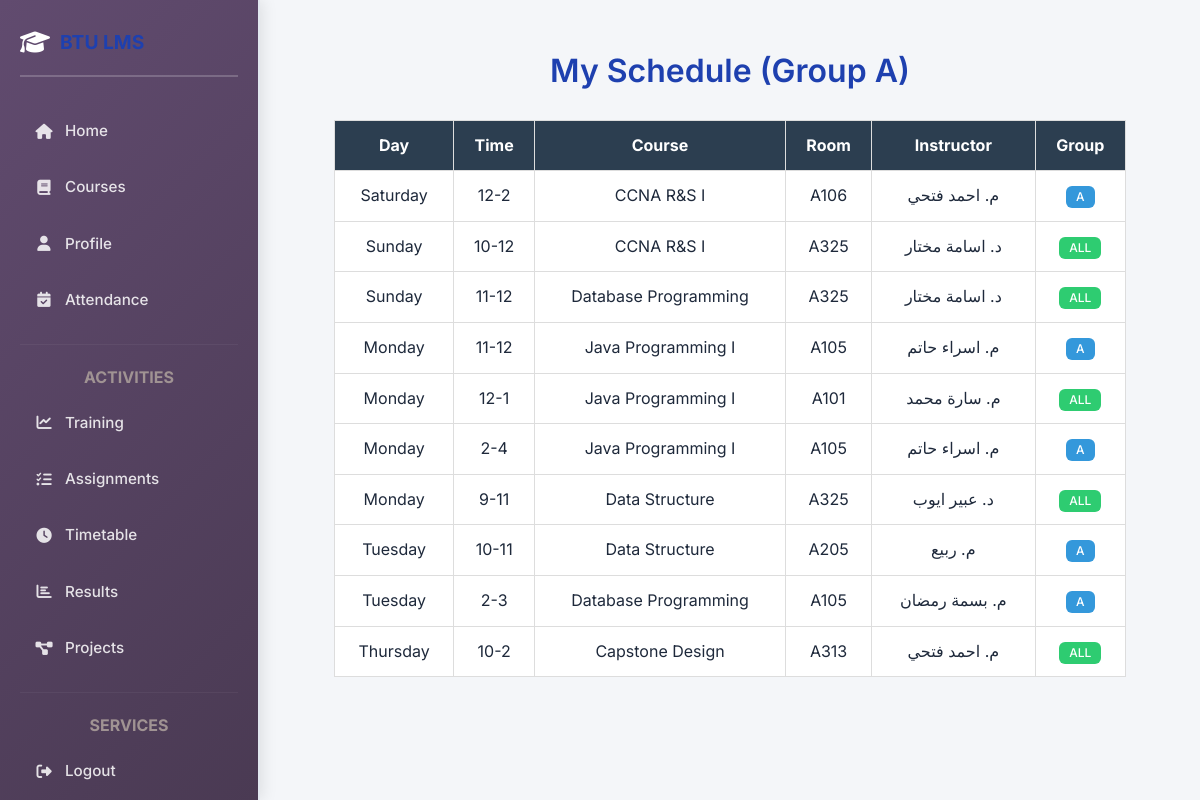
The page /student/timetable.php (signed in) on the database its author committed.
### tables this page shows
CREATE TABLE `timetable` (
  `id` int(11) NOT NULL,
  `group_id` varchar(10) DEFAULT NULL,
  `day` varchar(20) DEFAULT NULL,
  `time_slot` varchar(20) DEFAULT NULL,
  `course_name` varchar(100) DEFAULT NULL,
  `room` varchar(20) DEFAULT NULL,
  `instructor` varchar(100) DEFAULT NULL,
  `course_id` varchar(20) DEFAULT NULL,
  `created_at` timestamp NOT NULL DEFAULT current_timestamp()
);

### student/timetable.php (the view, shortened to what this page needs)
<?php
include 'layout.php';
require_once("../config/db.php");
$group = $_SESSION['group_id'];
$stmt = $conn->prepare("
    SELECT day, time_slot, course_name, room, instructor, group_id
    FROM timetable
    WHERE group_id = ? OR group_id = 'ALL'
    ORDER BY
        FIELD(day,'Saturday','Sunday','Monday','Tuesday','Wednesday','Thursday'),
        time_slot
");
$stmt->bind_param("s", $group);
$stmt->execute();
$result = $stmt->get_result();
?>
<!DOCTYPE html>
<html>
<head>
</head>
<body>
<h2>My Schedule (Group <?= htmlspecialchars($group) ?>)</h2>
<table>
    <tr>
        <th>Day</th>
        <th>Time</th>
        <th>Course</th>
        <th>Room</th>
        <th>Instructor</th>
        <th>Group</th>
    </tr>
    <?php if ($result->num_rows > 0): ?>
        <?php while($row = $result->fetch_assoc()): ?>
        <tr>
            <td><?= htmlspecialchars($row['day']) ?></td>
            <td><?= htmlspecialchars($row['time_slot']) ?></td>
            <td><?= htmlspecialchars($row['course_name']) ?></td>
            <td><?= htmlspecialchars($row['room']) ?></td>
            <td><?= htmlspecialchars($row['instructor']) ?></td>
            <td>
                <span class="badge <?= $row['group_id'] ?>">
                    <?= htmlspecialchars($row['group_id']) ?>
                </span>
            </td>
        </tr>
        <?php endwhile; ?>
    <?php else: ?>
        <tr>
            <td colspan="6" class="empty">No schedule found</td>
        </tr>
    <?php endif; ?>
</table>
</body>
</html>

### assets/css/site.css (style rules this page uses)
:root { --primary: #1e40af; --primary-hover: #1d4ed8; --secondary: #f59e0b; --success: #10b981; --danger: #ef4444; --warning: #f59e0b; --info: #06b6d4; --light: #f8fafc; --dark: #1e293b; --border: #e2e8f0; --shadow: 0 4px 6px -1px rgba(0, 0, 0, 0.1), 0 2px 4px -1px rgba(0, 0, 0, 0.06); --shadow-lg: 0 10px 15px -3px rgba(0, 0, 0, 0.1), 0 4px 6px -2px rgba(0, 0, 0, 0.05); }
body { background: url('../images/background.jpg') no-repeat center center fixed; background-size: contain; font-family: 'Inter', sans-serif; color: var(--dark); min-height: 100vh; line-height: 1.6; }
h1, h2, h3, h4, h5, h6 { color: var(--primary); font-weight: 600; line-height: 1.3; }
h2 { font-size: 2rem; }
.badge { border-radius: 20px; font-weight: 500; padding: 4px 12px; }
* { transition: all 0.3s cubic-bezier(0.4, 0, 0.2, 1); }

### student/layout.php (style rules this page uses)
* { font-family: 'Inter', sans-serif; }
html, body { height: 100%; background: #f0f2f5; }
body { display: flex; overflow-x: hidden; }
.badge { padding: 6px 12px; border-radius: 6px; font-weight: 500; font-size: 0.8rem; }

### student/timetable.php (style rules this page uses)
body { font-family: Arial; background: #f4f6f9; margin: 0; }
h2 { text-align: center; padding: 20px; }
table { width: 90%; margin: auto; border-collapse: collapse; background: white; }
th, td { padding: 12px; text-align: center; border: 1px solid #ddd; }
th { background: #2c3e50; color: white; }
.badge { padding: 5px 10px; border-radius: 6px; color: white; font-size: 12px; }
.A { background: #3498db; }
.ALL { background: #2ecc71; }

### rows shown on the page
timetable: day "Saturday", time_slot "12-2", course_name "CCNA R&S I", room "A106", instructor "م. احمد فتحي", group "A"
timetable: day "Sunday", time_slot "10-12", course_name "CCNA R&S I", room "A325", instructor "د. اسامة مختار", group "ALL"
timetable: day "Sunday", time_slot "11-12", course_name "Database Programming", room "A325", instructor "د. اسامة مختار", group "ALL"
timetable: day "Monday", time_slot "11-12", course_name "Java Programming I", room "A105", instructor "م. اسراء حاتم", group "A"
timetable: day "Monday", time_slot "12-1", course_name "Java Programming I", room "A101", instructor "م. سارة محمد", group "ALL"
timetable: day "Monday", time_slot "2-4", course_name "Java Programming I", room "A105", instructor "م. اسراء حاتم", group "A"
timetable: day "Monday", time_slot "9-11", course_name "Data Structure", room "A325", instructor "د. عبير ايوب", group "ALL"
timetable: day "Tuesday", time_slot "10-11", course_name "Data Structure", room "A205", instructor "م. ربيع", group "A"
timetable: day "Tuesday", time_slot "2-3", course_name "Database Programming", room "A105", instructor "م. بسمة رمضان", group "A"
timetable: day "Thursday", time_slot "10-2", course_name "Capstone Design", room "A313", instructor "م. احمد فتحي", group "ALL"

### other values the page prints
$group "A"
